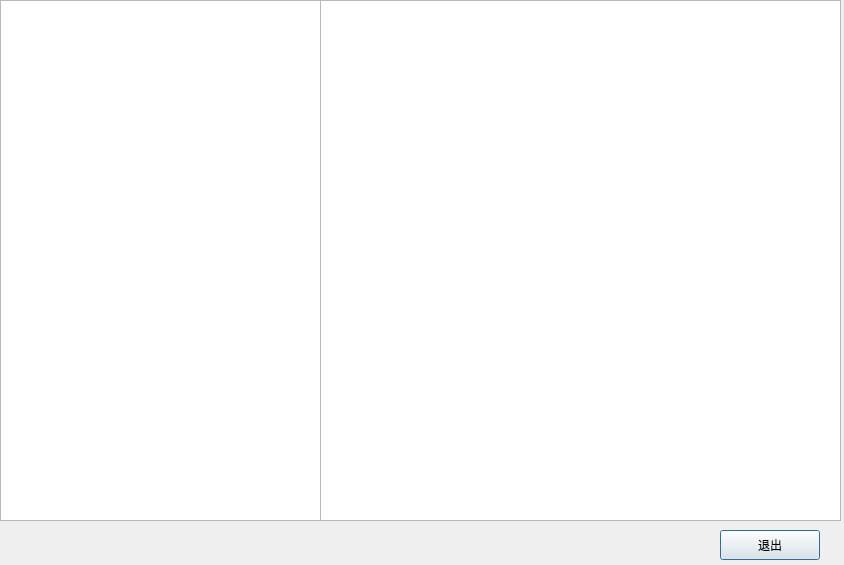
<?xml version="1.0" encoding="UTF-8"?>
<ui version="4.0">
 <class>DlgTaskGuihua</class>
 <widget class="QDialog" name="DlgTaskGuihua">
  <property name="geometry">
   <rect>
    <x>0</x>
    <y>0</y>
    <width>844</width>
    <height>565</height>
   </rect>
  </property>
  <property name="windowTitle">
   <string>任务规划</string>
  </property>
  <widget class="QTableWidget" name="mWidget">
   <property name="geometry">
    <rect>
     <x>0</x>
     <y>0</y>
     <width>321</width>
     <height>521</height>
    </rect>
   </property>
  </widget>
  <widget class="QPushButton" name="okButton">
   <property name="geometry">
    <rect>
     <x>720</x>
     <y>530</y>
     <width>100</width>
     <height>30</height>
    </rect>
   </property>
   <property name="text">
    <string>退出</string>
   </property>
  </widget>
  <widget class="QFrame" name="frame_4">
   <property name="geometry">
    <rect>
     <x>500</x>
     <y>369</y>
     <width>20</width>
     <height>151</height>
    </rect>
   </property>
   <property name="frameShape">
    <enum>QFrame::VLine</enum>
   </property>
   <property name="frameShadow">
    <enum>QFrame::Raised</enum>
   </property>
  </widget>
  <widget class="QTableWidget" name="mWidget_2">
   <property name="geometry">
    <rect>
     <x>320</x>
     <y>0</y>
     <width>521</width>
     <height>521</height>
    </rect>
   </property>
  </widget>
 </widget>
 <resources/>
 <connections>
  <connection>
   <sender>okButton</sender>
   <signal>clicked()</signal>
   <receiver>DlgTaskGuihua</receiver>
   <slot>accept()</slot>
   <hints>
    <hint type="sourcelabel">
     <x>351</x>
     <y>38</y>
    </hint>
    <hint type="destinationlabel">
     <x>233</x>
     <y>29</y>
    </hint>
   </hints>
  </connection>
 </connections>
</ui>
